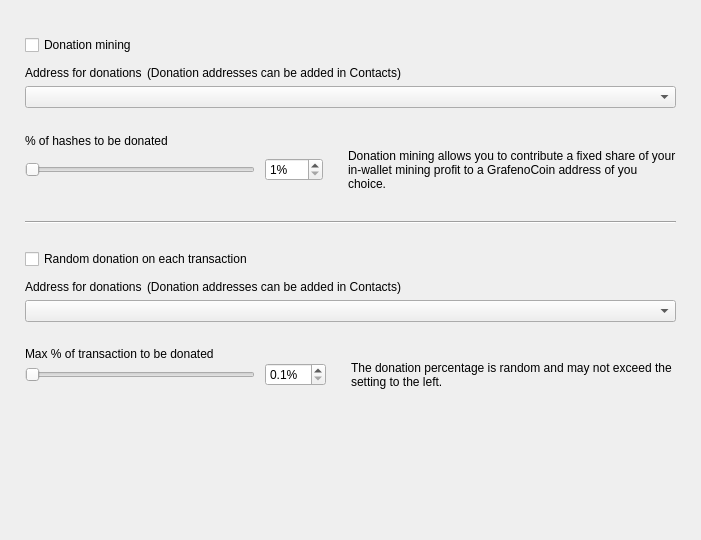
<?xml version="1.0" encoding="UTF-8"?>
<ui version="4.0">
 <class>DonationOptionsFrame</class>
 <widget class="QFrame" name="DonationOptionsFrame">
  <property name="geometry">
   <rect>
    <x>0</x>
    <y>0</y>
    <width>701</width>
    <height>540</height>
   </rect>
  </property>
  <property name="windowTitle">
   <string>Frame</string>
  </property>
  <property name="frameShape">
   <enum>QFrame::NoFrame</enum>
  </property>
  <property name="frameShadow">
   <enum>QFrame::Raised</enum>
  </property>
  <layout class="QVBoxLayout" name="verticalLayout">
   <property name="spacing">
    <number>10</number>
   </property>
   <property name="leftMargin">
    <number>25</number>
   </property>
   <property name="topMargin">
    <number>35</number>
   </property>
   <property name="rightMargin">
    <number>25</number>
   </property>
   <property name="bottomMargin">
    <number>0</number>
   </property>
   <item>
    <widget class="QCheckBox" name="m_enableDonationMiningCheck">
     <property name="text">
      <string>Donation mining</string>
     </property>
    </widget>
   </item>
   <item>
    <widget class="QFrame" name="m_donationMiningFrame">
     <property name="frameShape">
      <enum>QFrame::NoFrame</enum>
     </property>
     <property name="frameShadow">
      <enum>QFrame::Raised</enum>
     </property>
     <layout class="QGridLayout" name="gridLayout" columnstretch="1,0,0,1">
      <property name="leftMargin">
       <number>0</number>
      </property>
      <property name="topMargin">
       <number>0</number>
      </property>
      <property name="rightMargin">
       <number>0</number>
      </property>
      <property name="bottomMargin">
       <number>0</number>
      </property>
      <property name="horizontalSpacing">
       <number>10</number>
      </property>
      <property name="verticalSpacing">
       <number>0</number>
      </property>
      <item row="2" column="0" colspan="4">
       <widget class="QComboBox" name="m_donationMiningAddressCombo"/>
      </item>
      <item row="3" column="0" colspan="4">
       <spacer name="verticalSpacer_2">
        <property name="orientation">
         <enum>Qt::Vertical</enum>
        </property>
        <property name="sizeType">
         <enum>QSizePolicy::Fixed</enum>
        </property>
        <property name="sizeHint" stdset="0">
         <size>
          <width>20</width>
          <height>25</height>
         </size>
        </property>
       </spacer>
      </item>
      <item row="4" column="0" colspan="4">
       <widget class="WalletGui::WalletNormalBlackTextLabel" name="label_2">
        <property name="minimumSize">
         <size>
          <width>0</width>
          <height>16</height>
         </size>
        </property>
        <property name="text">
         <string>% of hashes to be donated</string>
        </property>
        <property name="indent">
         <number>0</number>
        </property>
       </widget>
      </item>
      <item row="5" column="1">
       <widget class="QSpinBox" name="m_donationMiningAmountSpin">
        <property name="suffix">
         <string>%</string>
        </property>
        <property name="minimum">
         <number>1</number>
        </property>
        <property name="maximum">
         <number>100</number>
        </property>
       </widget>
      </item>
      <item row="5" column="0">
       <widget class="QSlider" name="m_donationMiningAmountSlider">
        <property name="maximumSize">
         <size>
          <width>230</width>
          <height>16777215</height>
         </size>
        </property>
        <property name="minimum">
         <number>1</number>
        </property>
        <property name="maximum">
         <number>100</number>
        </property>
        <property name="orientation">
         <enum>Qt::Horizontal</enum>
        </property>
       </widget>
      </item>
      <item row="5" column="2">
       <spacer name="horizontalSpacer">
        <property name="orientation">
         <enum>Qt::Horizontal</enum>
        </property>
        <property name="sizeType">
         <enum>QSizePolicy::Fixed</enum>
        </property>
        <property name="sizeHint" stdset="0">
         <size>
          <width>5</width>
          <height>20</height>
         </size>
        </property>
       </spacer>
      </item>
      <item row="5" column="3" alignment="Qt::AlignVCenter">
       <widget class="WalletGui::WalletSmallGrayTextLabel" name="m_donationMiningCommentLabel">
        <property name="minimumSize">
         <size>
          <width>0</width>
          <height>32</height>
         </size>
        </property>
        <property name="text">
         <string>Donation mining allows you to contribute a fixed share of your in-wallet mining profit to a GrafenoCoin address of you choice.</string>
        </property>
        <property name="wordWrap">
         <bool>true</bool>
        </property>
        <property name="indent">
         <number>0</number>
        </property>
       </widget>
      </item>
      <item row="1" column="0" colspan="4">
       <spacer name="verticalSpacer_6">
        <property name="orientation">
         <enum>Qt::Vertical</enum>
        </property>
        <property name="sizeType">
         <enum>QSizePolicy::Fixed</enum>
        </property>
        <property name="sizeHint" stdset="0">
         <size>
          <width>20</width>
          <height>5</height>
         </size>
        </property>
       </spacer>
      </item>
      <item row="0" column="0" colspan="4">
       <layout class="QHBoxLayout" name="horizontalLayout" stretch="0,1">
        <property name="spacing">
         <number>5</number>
        </property>
        <property name="leftMargin">
         <number>0</number>
        </property>
        <item>
         <widget class="WalletGui::WalletNormalBlackTextLabel" name="label">
          <property name="minimumSize">
           <size>
            <width>0</width>
            <height>16</height>
           </size>
          </property>
          <property name="text">
           <string>Address for donations</string>
          </property>
          <property name="indent">
           <number>0</number>
          </property>
         </widget>
        </item>
        <item>
         <widget class="WalletGui::WalletSmallGrayTextLabel" name="label_5">
          <property name="text">
           <string>(Donation addresses can be added in Contacts)</string>
          </property>
         </widget>
        </item>
       </layout>
      </item>
     </layout>
    </widget>
   </item>
   <item>
    <spacer name="verticalSpacer_3">
     <property name="orientation">
      <enum>Qt::Vertical</enum>
     </property>
     <property name="sizeType">
      <enum>QSizePolicy::Fixed</enum>
     </property>
     <property name="sizeHint" stdset="0">
      <size>
       <width>20</width>
       <height>20</height>
      </size>
     </property>
    </spacer>
   </item>
   <item>
    <widget class="Line" name="line">
     <property name="frameShadow">
      <enum>QFrame::Sunken</enum>
     </property>
     <property name="orientation">
      <enum>Qt::Horizontal</enum>
     </property>
    </widget>
   </item>
   <item>
    <spacer name="verticalSpacer_4">
     <property name="orientation">
      <enum>Qt::Vertical</enum>
     </property>
     <property name="sizeType">
      <enum>QSizePolicy::Fixed</enum>
     </property>
     <property name="sizeHint" stdset="0">
      <size>
       <width>20</width>
       <height>15</height>
      </size>
     </property>
    </spacer>
   </item>
   <item>
    <widget class="QCheckBox" name="m_enableDonationChangeCheck">
     <property name="text">
      <string>Random donation on each transaction</string>
     </property>
    </widget>
   </item>
   <item>
    <widget class="QFrame" name="m_donationChangeFrame">
     <property name="frameShape">
      <enum>QFrame::NoFrame</enum>
     </property>
     <property name="frameShadow">
      <enum>QFrame::Raised</enum>
     </property>
     <layout class="QGridLayout" name="gridLayout_2" columnstretch="1,0,0,1">
      <property name="leftMargin">
       <number>0</number>
      </property>
      <property name="topMargin">
       <number>0</number>
      </property>
      <property name="rightMargin">
       <number>0</number>
      </property>
      <property name="bottomMargin">
       <number>0</number>
      </property>
      <property name="horizontalSpacing">
       <number>10</number>
      </property>
      <property name="verticalSpacing">
       <number>0</number>
      </property>
      <item row="3" column="0" colspan="4">
       <spacer name="verticalSpacer_5">
        <property name="orientation">
         <enum>Qt::Vertical</enum>
        </property>
        <property name="sizeType">
         <enum>QSizePolicy::Fixed</enum>
        </property>
        <property name="sizeHint" stdset="0">
         <size>
          <width>20</width>
          <height>25</height>
         </size>
        </property>
       </spacer>
      </item>
      <item row="4" column="0" colspan="4">
       <widget class="WalletGui::WalletNormalBlackTextLabel" name="label_3">
        <property name="text">
         <string>Max % of transaction to be donated</string>
        </property>
        <property name="indent">
         <number>0</number>
        </property>
       </widget>
      </item>
      <item row="5" column="0">
       <widget class="QSlider" name="m_donationChangeAmountSlider">
        <property name="maximumSize">
         <size>
          <width>230</width>
          <height>16777215</height>
         </size>
        </property>
        <property name="minimum">
         <number>1</number>
        </property>
        <property name="maximum">
         <number>100</number>
        </property>
        <property name="orientation">
         <enum>Qt::Horizontal</enum>
        </property>
       </widget>
      </item>
      <item row="2" column="0" colspan="4">
       <widget class="QComboBox" name="m_donationChangeAddressCombo"/>
      </item>
      <item row="5" column="3" alignment="Qt::AlignVCenter">
       <widget class="WalletGui::WalletSmallGrayTextLabel" name="m_donationChangeCommentLabel">
        <property name="text">
         <string>The donation percentage is random and may not exceed the setting to the left.</string>
        </property>
        <property name="wordWrap">
         <bool>true</bool>
        </property>
        <property name="indent">
         <number>0</number>
        </property>
       </widget>
      </item>
      <item row="5" column="1">
       <widget class="QDoubleSpinBox" name="m_donationChangeAmountSpin">
        <property name="suffix">
         <string>%</string>
        </property>
        <property name="decimals">
         <number>1</number>
        </property>
        <property name="minimum">
         <double>0.100000000000000</double>
        </property>
        <property name="maximum">
         <double>10.000000000000000</double>
        </property>
        <property name="singleStep">
         <double>0.100000000000000</double>
        </property>
       </widget>
      </item>
      <item row="5" column="2">
       <spacer name="horizontalSpacer_2">
        <property name="orientation">
         <enum>Qt::Horizontal</enum>
        </property>
        <property name="sizeType">
         <enum>QSizePolicy::Fixed</enum>
        </property>
        <property name="sizeHint" stdset="0">
         <size>
          <width>5</width>
          <height>20</height>
         </size>
        </property>
       </spacer>
      </item>
      <item row="1" column="0" colspan="4">
       <spacer name="verticalSpacer_7">
        <property name="orientation">
         <enum>Qt::Vertical</enum>
        </property>
        <property name="sizeType">
         <enum>QSizePolicy::Fixed</enum>
        </property>
        <property name="sizeHint" stdset="0">
         <size>
          <width>20</width>
          <height>5</height>
         </size>
        </property>
       </spacer>
      </item>
      <item row="0" column="0" colspan="4">
       <layout class="QHBoxLayout" name="horizontalLayout_2" stretch="0,1">
        <property name="spacing">
         <number>5</number>
        </property>
        <property name="leftMargin">
         <number>0</number>
        </property>
        <item>
         <widget class="WalletGui::WalletNormalBlackTextLabel" name="label_4">
          <property name="minimumSize">
           <size>
            <width>0</width>
            <height>16</height>
           </size>
          </property>
          <property name="text">
           <string>Address for donations</string>
          </property>
          <property name="indent">
           <number>0</number>
          </property>
         </widget>
        </item>
        <item>
         <widget class="WalletGui::WalletSmallGrayTextLabel" name="label_6">
          <property name="text">
           <string>(Donation addresses can be added in Contacts)</string>
          </property>
         </widget>
        </item>
       </layout>
      </item>
     </layout>
    </widget>
   </item>
   <item>
    <spacer name="verticalSpacer">
     <property name="orientation">
      <enum>Qt::Vertical</enum>
     </property>
     <property name="sizeType">
      <enum>QSizePolicy::Expanding</enum>
     </property>
     <property name="sizeHint" stdset="0">
      <size>
       <width>20</width>
       <height>10</height>
      </size>
     </property>
    </spacer>
   </item>
  </layout>
 </widget>
 <customwidgets>
  <customwidget>
   <class>WalletGui::WalletSmallGrayTextLabel</class>
   <extends>QLabel</extends>
   <header>Gui/Common/WalletTextLabel.h</header>
  </customwidget>
  <customwidget>
   <class>WalletGui::WalletNormalBlackTextLabel</class>
   <extends>QLabel</extends>
   <header>Gui/Common/WalletTextLabel.h</header>
  </customwidget>
 </customwidgets>
 <resources/>
 <connections>
  <connection>
   <sender>m_enableDonationMiningCheck</sender>
   <signal>toggled(bool)</signal>
   <receiver>m_donationMiningFrame</receiver>
   <slot>setEnabled(bool)</slot>
   <hints>
    <hint type="sourcelabel">
     <x>353</x>
     <y>41</y>
    </hint>
    <hint type="destinationlabel">
     <x>350</x>
     <y>115</y>
    </hint>
   </hints>
  </connection>
  <connection>
   <sender>m_donationMiningAmountSlider</sender>
   <signal>valueChanged(int)</signal>
   <receiver>DonationOptionsFrame</receiver>
   <slot>donationMiningAmountChanged(int)</slot>
   <hints>
    <hint type="sourcelabel">
     <x>187</x>
     <y>155</y>
    </hint>
    <hint type="destinationlabel">
     <x>350</x>
     <y>269</y>
    </hint>
   </hints>
  </connection>
  <connection>
   <sender>m_donationMiningAmountSpin</sender>
   <signal>valueChanged(int)</signal>
   <receiver>DonationOptionsFrame</receiver>
   <slot>donationMiningAmountChanged(int)</slot>
   <hints>
    <hint type="sourcelabel">
     <x>391</x>
     <y>155</y>
    </hint>
    <hint type="destinationlabel">
     <x>350</x>
     <y>269</y>
    </hint>
   </hints>
  </connection>
  <connection>
   <sender>m_enableDonationChangeCheck</sender>
   <signal>toggled(bool)</signal>
   <receiver>m_donationChangeFrame</receiver>
   <slot>setEnabled(bool)</slot>
   <hints>
    <hint type="sourcelabel">
     <x>353</x>
     <y>237</y>
    </hint>
    <hint type="destinationlabel">
     <x>350</x>
     <y>328</y>
    </hint>
   </hints>
  </connection>
  <connection>
   <sender>m_donationChangeAmountSlider</sender>
   <signal>valueChanged(int)</signal>
   <receiver>DonationOptionsFrame</receiver>
   <slot>donationChangeAmountChanged(int)</slot>
   <hints>
    <hint type="sourcelabel">
     <x>187</x>
     <y>385</y>
    </hint>
    <hint type="destinationlabel">
     <x>350</x>
     <y>269</y>
    </hint>
   </hints>
  </connection>
  <connection>
   <sender>m_donationChangeAmountSpin</sender>
   <signal>valueChanged(double)</signal>
   <receiver>DonationOptionsFrame</receiver>
   <slot>donationChangeAmountChanged(double)</slot>
   <hints>
    <hint type="sourcelabel">
     <x>433</x>
     <y>353</y>
    </hint>
    <hint type="destinationlabel">
     <x>350</x>
     <y>269</y>
    </hint>
   </hints>
  </connection>
 </connections>
 <slots>
  <slot>donationMiningAmountChanged(int)</slot>
  <slot>donationChangeAmountChanged(int)</slot>
  <slot>donationChangeAmountChanged(double)</slot>
 </slots>
</ui>
